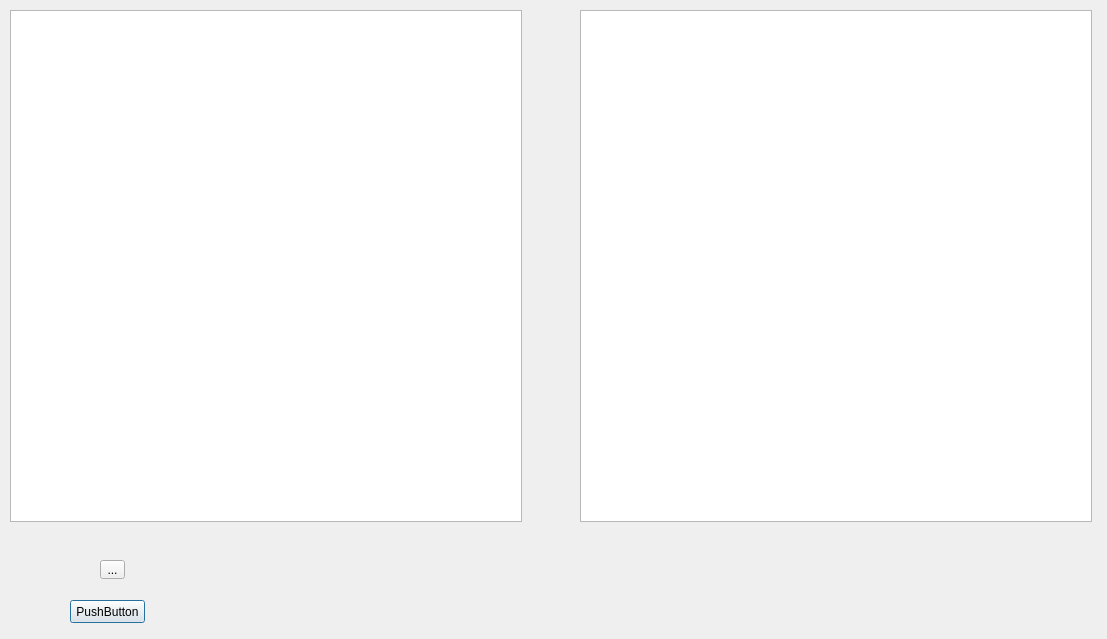
<?xml version="1.0" encoding="UTF-8"?>
<ui version="4.0">
 <class>Dialog</class>
 <widget class="QDialog" name="Dialog">
  <property name="geometry">
   <rect>
    <x>0</x>
    <y>0</y>
    <width>1107</width>
    <height>639</height>
   </rect>
  </property>
  <property name="windowTitle">
   <string>Dialog</string>
  </property>
  <widget class="QGraphicsView" name="image_left">
   <property name="geometry">
    <rect>
     <x>10</x>
     <y>10</y>
     <width>512</width>
     <height>512</height>
    </rect>
   </property>
  </widget>
  <widget class="QGraphicsView" name="image_right">
   <property name="geometry">
    <rect>
     <x>580</x>
     <y>10</y>
     <width>512</width>
     <height>512</height>
    </rect>
   </property>
  </widget>
  <widget class="QToolButton" name="toolButton">
   <property name="geometry">
    <rect>
     <x>100</x>
     <y>560</y>
     <width>25</width>
     <height>19</height>
    </rect>
   </property>
   <property name="text">
    <string>...</string>
   </property>
  </widget>
  <widget class="QPushButton" name="pushButton">
   <property name="geometry">
    <rect>
     <x>70</x>
     <y>600</y>
     <width>75</width>
     <height>23</height>
    </rect>
   </property>
   <property name="text">
    <string>PushButton</string>
   </property>
  </widget>
 </widget>
 <resources/>
 <connections/>
</ui>
